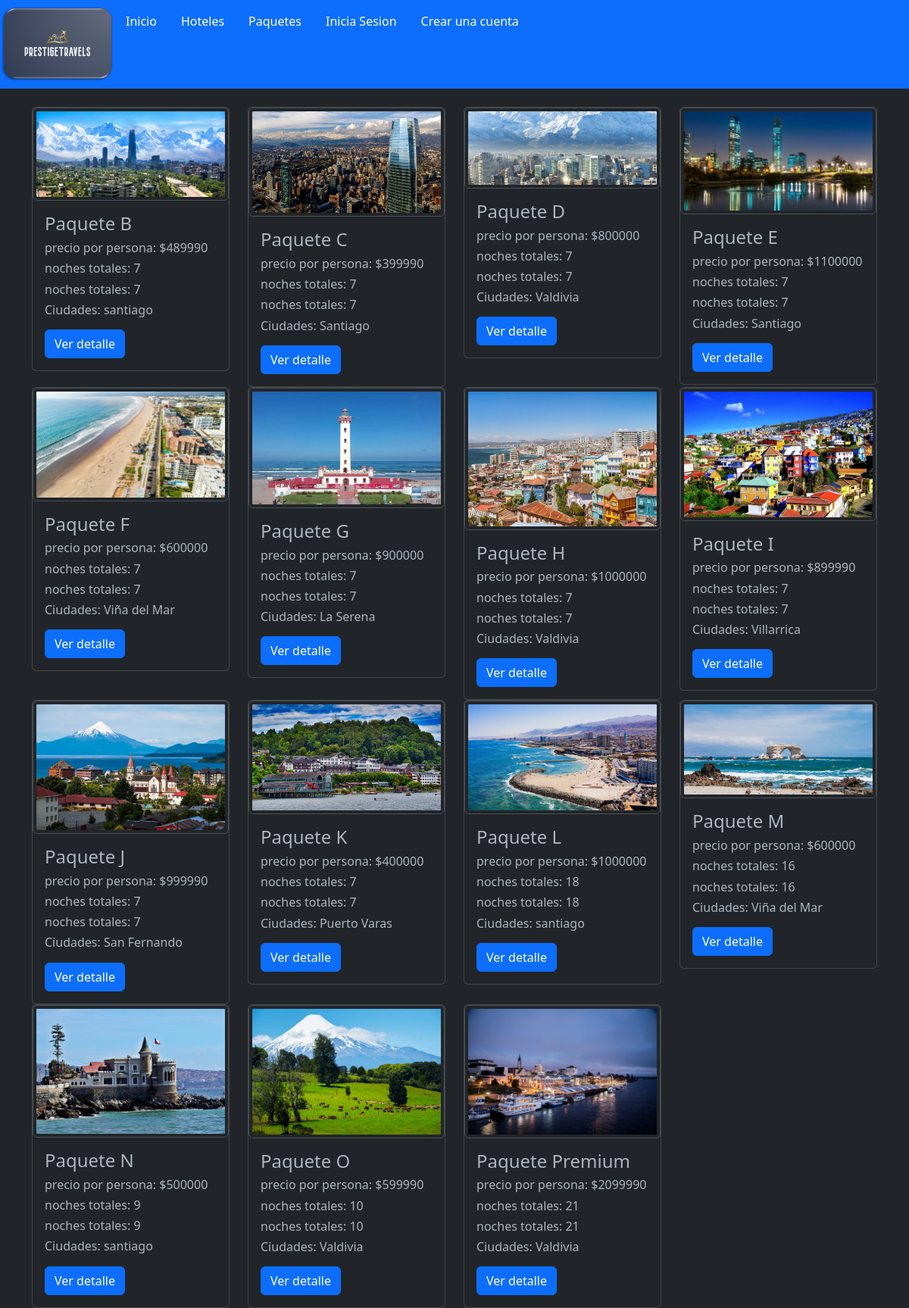
The app's page /Web_PrestigeTravels/paquete.php with its own data.
### tables this page shows
CREATE TABLE `paquete` (
  `cod_paquete` int(20) NOT NULL,
  `nombre_paquete` varchar(40) NOT NULL,
  `aerolinea_ida` varchar(20) NOT NULL,
  `hospedaje1` int(3) DEFAULT NULL,
  `hospedaje2` int(3) DEFAULT NULL,
  `hospedaje3` int(3) DEFAULT NULL,
  `aerolinea_vuelta` varchar(20) NOT NULL,
  `fecha_salida` date NOT NULL,
  `fecha_llegada` date NOT NULL,
  `noches_totales` int(5) NOT NULL,
  `precio` int(15) NOT NULL,
  `disponibles` int(5) NOT NULL,
  `max_pers_x_paq` int(10) NOT NULL,
  `imagen` varchar(1000) NOT NULL
);

CREATE TABLE `hotel` (
  `codigo_hotel` int(20) NOT NULL,
  `nombre_hotel` varchar(40) NOT NULL,
  `#Estrellas` int(5) NOT NULL,
  `precio` int(15) NOT NULL,
  `Ciudad` varchar(20) NOT NULL,
  `HabitacionesTotales` int(5) NOT NULL,
  `disponibles` int(5) NOT NULL,
  `Estacionamiento` tinyint(1) NOT NULL,
  `Piscina` tinyint(1) NOT NULL,
  `ServicioLavanderia` tinyint(1) NOT NULL,
  `PetFriendly` tinyint(1) NOT NULL,
  `ServicioDesayuno` tinyint(1) NOT NULL,
  `imagen` varchar(1000) NOT NULL
);

### Web_PrestigeTravels/paquete.php (the view, shortened to what this page needs)
<?php include("template/head.php"); ?>
<?php
include("prestigetravels.php");
$querySQL = $conexion->prepare("SELECT * FROM hotel RIGHT JOIN paquete ON (paquete.hospedaje1 = hotel.codigo_hotel OR paquete.hospedaje2 = hotel.codigo_hotel OR paquete.hospedaje3 = hotel.codigo_hotel)");
$querySQL->execute();
$listapaquetes = $querySQL->fetchAll(PDO::FETCH_ASSOC);
$a = "";
?>
<?php foreach($listapaquetes as $paquete){?>
<?php
if($a != $paquete['nombre_paquete']):
$longitud = count($paquete);
if($longitud == 2){
    if($paquete!= null){
        $ciudad = $paquete['Ciudad']." y ".$paquete['Ciudad'];
    }
}elseif($longitud == 3){
    if($paquete != null){
    $ciudad = $paquete['Ciudad'].", ".$paquete['Ciudad']." y ".$paquete['Ciudad'];
}}else{$ciudad = $paquete['Ciudad'];}?>
<div class="col-md-3">
<div class="card">
<img class="img-thumbnail rounded" src="./img/<?php echo $paquete['imagen'];?>" width = "500" alt="">
<div class="card-body">
    <h4 class="card-title"><?php echo $paquete['nombre_paquete'];?></h4>
    <h6 class="card-title">precio por persona: $<?php echo $paquete['precio'];?></h6>
    <h6 class="card-title">noches totales: <?php echo $paquete['noches_totales'];?></h6>
    <h6 class="card-title">noches totales: <?php echo $paquete['noches_totales'];?></h6>
    <h6 class="card-title">Ciudades: <?php echo $ciudad;?></h6>
    <?php $idd = $paquete['cod_paquete'] ?>
    <a name ="" id = "" class="btn btn-primary" href="detallePaquete.php?id=<?php echo $idd ?>" role="button"> Ver detalle </a>
</div>
</div>
</div>
<?php endif;
$a =$paquete['nombre_paquete'];
?>
<?php } ?>

### records on screen
paquete: imagen (picture), nombre_paquete "Paquete B", precio "489990", noches_totales "7", hospedaje1.Ciudad "santiago"
paquete: imagen (picture), nombre_paquete "Paquete C", precio "399990", noches_totales "7", hospedaje2.Ciudad "Santiago"
paquete: imagen (picture), nombre_paquete "Paquete D", precio "800000", noches_totales "7", hospedaje1.Ciudad "Valdivia"
paquete: imagen (picture), nombre_paquete "Paquete E", precio "1100000", noches_totales "7", hospedaje1.Ciudad "Santiago"
paquete: imagen (picture), nombre_paquete "Paquete F", precio "600000", noches_totales "7", hospedaje1.Ciudad "Viña del Mar"
paquete: imagen (picture), nombre_paquete "Paquete G", precio "900000", noches_totales "7", hospedaje2.Ciudad "La Serena"
paquete: imagen (picture), nombre_paquete "Paquete H", precio "1000000", noches_totales "7", hospedaje2.Ciudad "Valdivia"
paquete: imagen (picture), nombre_paquete "Paquete I", precio "899990", noches_totales "7", hospedaje1.Ciudad "Villarrica"
paquete: imagen (picture), nombre_paquete "Paquete J", precio "999990", noches_totales "7", hospedaje1.Ciudad "San Fernando"
paquete: imagen (picture), nombre_paquete "Paquete K", precio "400000", noches_totales "7", hospedaje1.Ciudad "Puerto Varas"
paquete: imagen (picture), nombre_paquete "Paquete L", precio "1000000", noches_totales "18", hospedaje2.Ciudad "santiago"
paquete: imagen (picture), nombre_paquete "Paquete M", precio "600000", noches_totales "16", hospedaje2.Ciudad "Viña del Mar"
paquete: imagen (picture), nombre_paquete "Paquete N", precio "500000", noches_totales "9", hospedaje2.Ciudad "santiago"
paquete: imagen (picture), nombre_paquete "Paquete O", precio "599990", noches_totales "10", hospedaje1.Ciudad "Valdivia"
paquete: imagen (picture), nombre_paquete "Paquete Premium", precio "2099990", noches_totales "21", hospedaje1.Ciudad "Valdivia"
